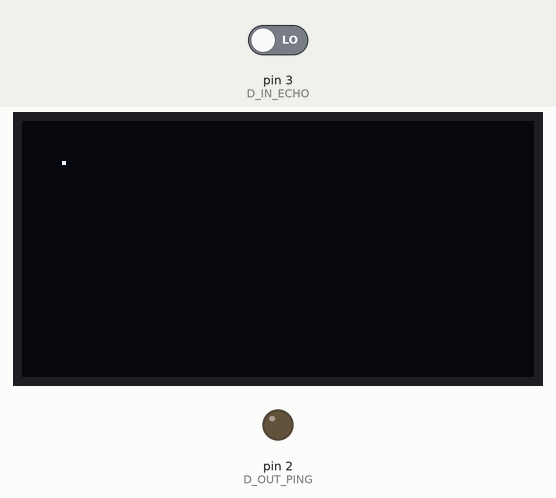
Bench run of a sketch on a simulated Arduino Uno, built with avr-gcc and run on an emulated ATmega328P. On the bench: 128×64 one-colour display, output pins drawn as LEDs (lit = HIGH). The test bench sets the inputs (shaded band); at power-on: pin 3 (D_IN_ECHO) LOW. The display library's start-up logo is not drawn; what the sketch prints to the serial monitor is not drawn.

Above: at 2.2 s.
2.3 s: pin 3 (D_IN_ECHO) driven HIGH
At 2.9 s:
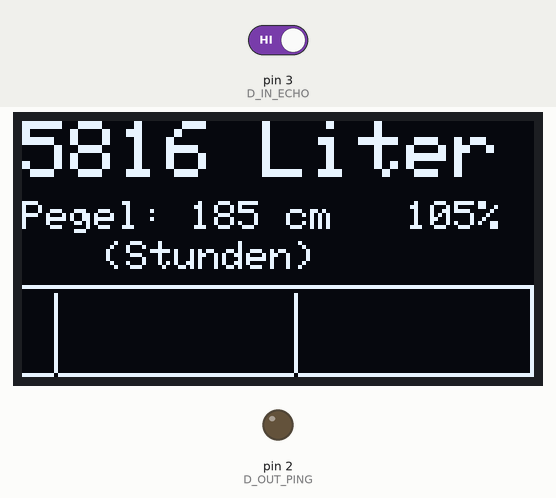
At 12.1 s:
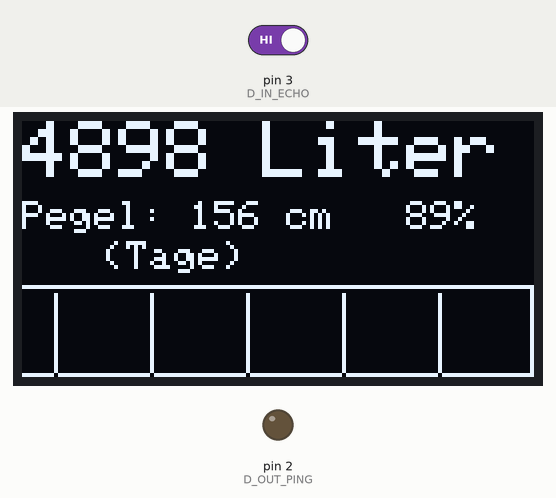
Timing chart, 0 to 25.7 s (numbered marks = the images above; inputs shaded):
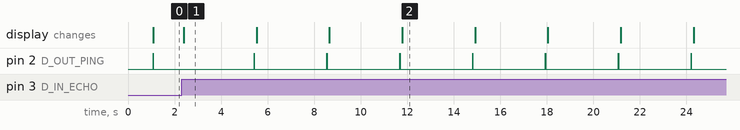

Measured:
- after the input at 2.3 s, pin 2 (D_OUT_PING): alternates HIGH for 0.01 s and LOW for 3.1 s, starting after 3.1 s; the display: changes after 0.10 s (image 1)
- what the display in image 1 shows lasts 3.1 s, from 2.4 s to 5.5 s

The sketch:

Abstand.ino.ino
```cpp
//----- Settings -----
#define HOEHE 195         //Höhe Sensor über Boden in cm
#define PEGEL_MAX 175     //Höhe max. Wasserstand in cm bis Überlauf
#define PEGEL_S1_ON 15    //Pegelstand in cm, unter dem eingeschaltet wird
#define PEGEL_S1_OFF 18   //Pegelstand in cm, über dem ausgeschaltet wird
#define D_OUT_PING 2
#define D_IN_ECHO 3

// Kalibrierung: Umrechnung Mikrosekunden in Entfernung
// 340 m/s =   68 cm / ms      1 us = 0,68 mm
#define CAL_M 56.05       // CAL_M = (Zeit[us] - CAL_N) / Entfernung[cm]
#define CAL_N  280.0      // CAL_N = Zeit[us] - (CAL_M * Entfernung[cm])


//----- Konstanten -----
#define GR_LEN_X  128     //Breite und Höhe der Graphik in Pixel
#define GR_LEN_Y  20
#define GR_X0     0       //Eckpunkte der Grafik in Pixel
#define GR_Y0     43
#define GR_X1     127
#define GR_Y1     63

#define S1        5       //Dig.Ausgang für Schaltsignal Nachspeisung

#define ANZ_AVG 20    //Anzahl Werte für gleitenden Mittelwert
#define WAIT 3        //Dauer in s zwischen einzelnen Pings
#define ANZ_STEPS1   (60 / WAIT)         //Historie minütlich = 2 Std
#define ANZ_STEPS2   (3600 / WAIT)       //Historie stündlich = 5 Tage
#define ANZ_STEPS3   (24 * 3600 / WAIT)  //Historie täglich = 4 Monate
#define ANZ_STEPS4   2                   //Historie test
#define VIEW_STEPS   (9 / WAIT)         //Historie Toggle Intervall delay in sec.


//----- Definitionen für Display -----
#include <Adafruit_GFX.h>
#include <Adafruit_SPITFT.h>
#include <Adafruit_SPITFT_Macros.h>
#include <gfxfont.h>

#include <Adafruit_SSD1306.h>
#include <splash.h>

#define SCREEN_WIDTH 128 // OLED display width, in pixels
#define SCREEN_HEIGHT 64 // OLED display height, in pixels
#define OLED_RESET 4 // Reset pin # (or -1 if sharing Arduino reset pin)
Adafruit_SSD1306 display(SCREEN_WIDTH, SCREEN_HEIGHT, &Wire, OLED_RESET);


//----- Globale Variablen -----
float val[ANZ_AVG];
byte a[5 * GR_LEN_X + 1];  //Messwerthistorie je Intervall
int xLevel_set = 150;  //Schwellwert ab dem gemessen werden soll in [mV]
unsigned long maxWait = 5000;
float cm, cm2, pegel, abstand;
unsigned long liter;
int pct;
int avg_cnt = 0;
int stepsX = 1;   //Variante für Messhistorie
int steps1 = 0;
int steps2 = 0;
int steps3 = 0;
int steps4 = 0;
int view_steps_i = 0;   //Variante für Messhistorie


//----- the setup function runs once when you press reset or power the board
void setup() {
  Serial.begin(9600);


  //pinMode(LED_BUILTIN, OUTPUT);
  pinMode(D_OUT_PING, OUTPUT);
  pinMode(D_IN_ECHO, INPUT);
  pinMode(S1, OUTPUT);


  // SSD1306_SWITCHCAPVCC = generate display voltage from 3.3V internally
  if(!display.begin(SSD1306_SWITCHCAPVCC, 0x3C)) { // Address 0x3C for 128x32
    Serial.println(F("SSD1306 allocation failed"));
    for(;;); // Don't proceed, loop forever
  }
  display.display();
  delay(1000);
  display.clearDisplay();
  display.drawPixel(10,10,WHITE);
  display.display();


  // initialize digital pin LED_BUILTIN as an output.
}

//----- Hauptschleife -----
void loop() {
  unsigned long i, i0, i1, m1, m2;
  byte ping_ok;
  byte s1_on;

  display.setTextColor(WHITE);


  //----- Sensor aktivieren + auslesen
//  digitalWrite(LED_BUILTIN, HIGH);
  digitalWrite(D_OUT_PING, HIGH);
  delay(10);
  digitalWrite(D_OUT_PING, LOW);
  m1 = micros();

  while (digitalRead(D_IN_ECHO) == LOW);  //Warten auf Antwort
  for (long i = 0; (i < maxWait) && (digitalRead(D_IN_ECHO) == HIGH) ; i++);
  m2 = micros();

  //Gleitenden Mittelwert berechnen
  cm = (m2 - m1 - CAL_N) / CAL_M;
  ping_ok = 1;
  if (cm<0) {
    cm = 0;
    ping_ok = 0;
  }
  else if (cm > HOEHE) {
    cm = HOEHE;
    ping_ok = 0;
  }

  val[avg_cnt] = cm;
  avg_cnt++;
  if (avg_cnt >= ANZ_AVG) {
    avg_cnt = 0;
  }

  cm2 = 0;
  for (int i = 0; i < ANZ_AVG; i++) {
    cm2 = cm2 + val[i];
  }


  //Anzeigewerte
  abstand = cm2 / ANZ_AVG;
  pegel = HOEHE - abstand;
  pct = (100 * pegel) / PEGEL_MAX;
  liter = (314.0 * pegel) / 10;           //Grundfläche * Pegel in liter
  byte a1 = (GR_LEN_Y * pegel) / PEGEL_MAX;   //Für Grafik normiert

  //Nachspeisung abh. vom Pegel an-/abschalten
  if (pegel > PEGEL_S1_OFF) {
    s1_on = 0;
    digitalWrite(S1, LOW);
  }
  if (pegel < PEGEL_S1_ON && pegel > 0)  {
    s1_on = 1;
    digitalWrite(S1, HIGH);
  }


  // Messwerthistorie je Intervall
  if (steps1 > 0) {
    steps1 --;
  }  else {
    steps1 = ANZ_STEPS1 - 1;
    for (int i = 1; i < GR_LEN_X; i++) { a[i-1] = a[i]; }
    a[GR_LEN_X - 1] = a1;
  }

  if (steps2 > 0) {
    steps2 --;
  }  else {
    steps2 = ANZ_STEPS2 - 1;
    for (int i = GR_LEN_X + 1; i < 2 * GR_LEN_X; i++) { a[i-1] = a[i]; }
    a[2 * GR_LEN_X - 1] = a1;
  }

  if (steps3 > 0) {
    steps3 --;
  }  else {
    steps3 = ANZ_STEPS3 - 1;
    for (int i= 2 * GR_LEN_X + 1; i < 3 * GR_LEN_X; i++) { a[i-1] = a[i]; }
    a[3 * GR_LEN_X - 1] = a1;
  }

  if (steps4 > 0) {
    steps4 --;
  }  else {
    steps4 = ANZ_STEPS4 - 1;
    for (int i= 3 * GR_LEN_X + 1; i < 4 * GR_LEN_X; i++) { a[i-1] = a[i]; }
    a[4 * GR_LEN_X - 1] = a1;
  }


  //Zum PC übertragen
  Serial.print("\ni = ");           Serial.print(i);
  Serial.print("  micros() = ");    Serial.print(long(m2 - m1));
  Serial.print("  cm = ");          Serial.print(cm);
  Serial.print("  abstand = ");     Serial.print(abstand);
  Serial.print("  pegel = ");       Serial.print(pegel);
  Serial.print("  a1 = ");          Serial.print(a1);
  Serial.print("  stepsX = ");      Serial.print(stepsX);


  // Ausgabe an Display: Text
  display.fillRect(0, 0, GR_LEN_X, GR_Y0, BLACK);
  display.setTextSize(2);
  display.setCursor(0,0);
  display.print(liter);
  display.print(F(" Liter"));
  display.setTextSize(1);
  display.setCursor(0,20);
  display.print(F("Pegel: "));
  display.print(round(pegel));
  display.print(F(" cm   "));
  display.print(pct);
  display.print(F("%"));

  if (ping_ok == 1) {
    display.fillRect(GR_LEN_X - 1, 2, GR_LEN_X - 1, 2, WHITE);
  }
  if (s1_on == 1) {
    display.setCursor(116, 25);
    display.setTextSize(2);
    display.print(F("+"));
  }


  // Ausgabe an Display: Grafik
  view_steps_i ++;
  if (view_steps_i > VIEW_STEPS) {
    view_steps_i = 1;    //Intervall erst mal laufend toggeln
    stepsX ++;
    if (stepsX > 4) {   //4=Test, 3=Normalbetrieb
      stepsX = 1;    //Intervall erst mal laufend toggeln
    }
  }
  display.setTextSize(1);
  display.setCursor(20,30);
  if (stepsX == 1) {
    display.print(F("(Stunden)"));
  }
  if (stepsX == 2) {
    display.print(F("(Tage)"));
  }
  if (stepsX == 3) {
    display.print(F("(Monate)"));
  }
  if (stepsX == 4) {
    display.print(F("(test)"));
  }

  if (stepsX == 1) {
    i0 = 0;
    i1 = 60;
  }
  if (stepsX == 2) {
    i0 = GR_LEN_X;
    i1 = 24;
  }
  if (stepsX == 3) {
    i0 = 2 * GR_LEN_X;
    i1 = 30;
  }
  if (stepsX == 4) {
    i0 = 3 * GR_LEN_X;
    i1 = 50;
  }

  display.drawLine(GR_X0, GR_Y0 - 2, GR_X1, GR_Y0 - 2, WHITE);
  display.fillRect(GR_X0, GR_Y0, GR_X1, GR_Y1, BLACK);
  for (i = 0; i < GR_LEN_X; i++) {
    display.drawLine(i, GR_Y1 - a[i + i0], i, GR_Y1, WHITE);
  }
  for (int i = GR_LEN_X - i1; i > 0; i = i - i1) {
    display.drawLine(i, GR_Y0, i, GR_Y1, INVERSE);
  }


  display.display();
  delay(200);
  if (ping_ok == 1) {
    display.fillRect(GR_LEN_X - 1, 2, GR_LEN_X - 1, 2, INVERSE);
  }
  display.display();

//  delay(10);
//  digitalWrite(LED_BUILTIN, LOW);

  delay(WAIT * 1000 - 200);
}


/*
  Versorgungsspannung: 5 Volt
  Stromaufnahme: < 2mA
  Triggerung: über fallende Flanke (TTL-Pegel, >= 10µs);
  nach ca. 250µs wird ein 40kHz Burst-Signal ausgesendet (t = ca. 200µs);
  danach geht der Echo-Pin Ausgang auf H-Pegel und wartet auf das Rücklaufsignal.
  Sobald dies eintrifft, geht der Echo-Pin auf L-Pegel.
  Nach ca. 20ms kann die nächste Messung erfolgen. Trifft kein Echosignal ein,
  bleibt der Echo-Pin für ca. 200ms auf H-Pegel.
  Messdistanz: 2 cm ... 300 cm
  Messungen pro Sekunde: max. 50
*/


/*
   5880 = 1,00 m
   3080 = 0,50 m
   4440 = 0,75 m
   1630 = 0,25 m
   -->
   50cm = 2800
   1m = 5600 + 280
*/
```
